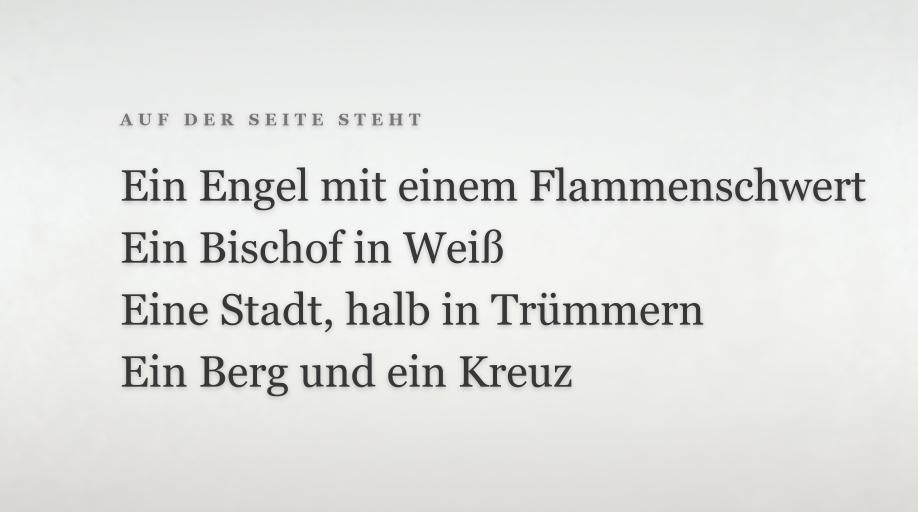
#> input picture 08_GERMAN_PRODUCTION/EP13_VATIKAN_01/03_VISUALS/CARDS/EP13_DE_CARD06_CONTAINS.png, 2752 x 1536 px, given in place of EP13_SUB06_PAPER_LAID.png, which was not available (shown at 1/3 size)
$ python build_ep13_de_cards.py
#> lines starting #> are read from the running program, lines starting #| are printed output that depends on the picture; pictures that were not available may be replaced by others from this repository, and a replacement may not be noted
#!/usr/bin/env python3
"""EP13 viewer cards.

Each card is composited onto a photographed material surface generated for this
episode, not drawn as a primitive. Typography is Georgia, which the channel
already uses for card titles, set large enough to survive a 246 px viewport.

Ink never sits at pure black and the ember accent is the only colour allowed, so
the cards belong to the same palette as the episode's two registers.
"""

from __future__ import annotations

import argparse
import math
import pathlib
import random

from PIL import Image, ImageDraw, ImageFilter, ImageFont

ROOT = pathlib.Path(__file__).resolve().parent.parent
SUB = ROOT / "tmp" / "imagegen" / "ep13_vertex_raw" / "cards"
OUT = ROOT / "tmp" / "imagegen" / "ep13_cards_de"

W, H = 2752, 1536
FONTS = pathlib.Path("C:/Windows/Fonts")
SERIF = FONTS / "georgia.ttf"
SERIF_B = FONTS / "georgiab.ttf"
SERIF_I = FONTS / "georgiai.ttf"

INK = (30, 24, 17)
INK_SOFT = (74, 63, 50)
EMBER = (180, 80, 28)
EMBER_LIT = (222, 138, 70)      # Ember auf dunklem Holz, sonst unlesbar
CREAM = (240, 234, 224)
CREAM_SOFT = (196, 184, 168)
PALE_INK = (56, 54, 54)         # dunkler als zuvor, fuer Mobilkontrast
PALE_SOFT = (118, 116, 116)


def f(path: pathlib.Path, size: int) -> ImageFont.FreeTypeFont:
    return ImageFont.truetype(str(path), size)


def tracked(draw: ImageDraw.ImageDraw, xy, text: str, font, fill, track: int = 0):
    """Draw text with manual letter tracking; returns the advance width."""
    x, y = xy
    for ch in text:
        draw.text((x, y), ch, font=font, fill=fill)
        x += draw.textlength(ch, font=font) + track
    return x - xy[0] - (track if text else 0)


# [4 lines left out: function tracked_width, not called in this run]


def ink_rule(draw: ImageDraw.ImageDraw, x0, y, x1, colour, weight=5, jitter=2.0, seed=1):
    """A slightly irregular ruled line so it reads as drawn, not as a UI divider."""
    rnd = random.Random(seed)
    steps = max(2, int((x1 - x0) / 24))
    pts = []
    for i in range(steps + 1):
        t = i / steps
        pts.append((x0 + (x1 - x0) * t, y + rnd.uniform(-jitter, jitter)))
    draw.line(pts, fill=colour, width=weight, joint="curve")


def substrate(name: str, rotate: float = 0.0) -> Image.Image:
    im = Image.open(SUB / name).convert("RGB").resize((W, H), Image.LANCZOS)
    if rotate:
        im = im.rotate(rotate, resample=Image.BICUBIC, expand=False)
    return im


def paper_shadow(layer: Image.Image) -> Image.Image:
    """Soft drop under the type so it sits on the surface instead of floating."""
    sh = layer.split()[3].filter(ImageFilter.GaussianBlur(7))
    out = Image.new("RGBA", layer.size, (0, 0, 0, 0))
    out.paste((0, 0, 0, 60), (0, 5), sh)
    return Image.alpha_composite(out, layer)


CARDS = []


def card(fn):
    CARDS.append(fn)
    return fn


@card
def card01_1944():
    base = substrate("EP13_SUB06_PAPER_LAID.png")
    lay = Image.new("RGBA", (W, H), (0, 0, 0, 0))
    d = ImageDraw.Draw(lay)
    x, y = 330, 460
    tracked(d, (x, y), "3. JANUAR 1944", f(SERIF_B, 58), INK_SOFT, track=16)
    d.text((x - 6, y + 124), "Sie schreibt den", font=f(SERIF, 186), fill=INK)
    d.text((x - 6, y + 336), "dritten Teil nieder.", font=f(SERIF, 186), fill=INK)
    ink_rule(d, x, y + 606, x + 700, INK_SOFT, weight=4, seed=4)
    return base, lay, "EP13_DE_CARD01_1944.png"


@card
def card02_1957():
    base = substrate("EP13_SUB05_ENVELOPE_BLANK.png")
    lay = Image.new("RGBA", (W, H), (0, 0, 0, 0))
    d = ImageDraw.Draw(lay)
    x, y = 1560, 170
    tracked(d, (x, y), "1957", f(SERIF_B, 68), EMBER_LIT, track=22)
    d.text((x - 6, y + 132), "Der Umschlag", font=f(SERIF, 150), fill=CREAM)
    d.text((x - 6, y + 304), "erreicht Rom.", font=f(SERIF, 150), fill=CREAM)
    d.text((x, y + 516), "Archiv des", font=f(SERIF_I, 72), fill=CREAM_SOFT)
    d.text((x, y + 616), "Heiligen Offiziums", font=f(SERIF_I, 72), fill=CREAM_SOFT)
    return base, lay, "EP13_DE_CARD02_1957.png"


@card
def card03_two_popes():
    base = substrate("EP13_SUB02_PAPER_FULL.png")
    lay = Image.new("RGBA", (W, H), (0, 0, 0, 0))
    d = ImageDraw.Draw(lay)
    x = 330
    tracked(d, (x, 320), "1959", f(SERIF_B, 158), INK, track=8)
    d.text((x + 500, 344), "Johannes XXIII. liest ihn.", font=f(SERIF, 116), fill=INK_SOFT)
    ink_rule(d, x, 566, W - 330, INK_SOFT, weight=3, jitter=2.5, seed=11)
    tracked(d, (x, 668), "1965", f(SERIF_B, 158), INK, track=8)
    d.text((x + 500, 692), "Paul VI. liest ihn.", font=f(SERIF, 116), fill=INK_SOFT)
    ink_rule(d, x, 914, W - 330, INK_SOFT, weight=3, jitter=2.5, seed=12)
    d.text((x, 1016), "Keiner veröffentlicht ihn.", font=f(SERIF_I, 132), fill=EMBER)
    return base, lay, "EP13_DE_CARD03_TWO_POPES.png"


@card
def card04_1981():
    base = substrate("EP13_SUB03_DARK_WOOD.png")
    lay = Image.new("RGBA", (W, H), (0, 0, 0, 0))
    d = ImageDraw.Draw(lay)
    x, y = 320, 430
    tracked(d, (x, y), "18. JULI 1981", f(SERIF_B, 70), EMBER_LIT, track=20)
    d.text((x - 6, y + 140), "Zwei Umschläge", font=f(SERIF, 182), fill=CREAM)
    d.text((x - 6, y + 348), "werden ihm gebracht.", font=f(SERIF, 182), fill=CREAM)
    d.text((x, y + 606), "Das portugiesische Original und eine italienische Übersetzung",
           font=f(SERIF_I, 74), fill=CREAM_SOFT)
    return base, lay, "EP13_DE_CARD04_1981.png"


# [128 lines left out: functions card05_2000, _subtraction, card06_contains, card07_never_says, card08_decision, card09_credit and 2 more, not called in this run]


def mobile_check(img: Image.Image, name: str, outdir: pathlib.Path) -> None:
    small = img.resize((246, int(246 * H / W)), Image.LANCZOS)
    small.resize((984, int(984 * H / W)), Image.NEAREST).save(
        outdir / ("MOBILE_" + name.replace(".png", ".jpg")), quality=85)


def main() -> None:
    ap = argparse.ArgumentParser()
    ap.add_argument("--outdir", default=str(OUT))
    args = ap.parse_args()
    outdir = pathlib.Path(args.outdir)
    outdir.mkdir(parents=True, exist_ok=True)
    made = []
    for fn in CARDS:
        base, lay, name = fn()
        composed = Image.alpha_composite(base.convert("RGBA"), paper_shadow(lay)).convert("RGB")
        composed.save(outdir / name)
        mobile_check(composed, name, outdir)
        made.append(name)
        print("OK  " + name, flush=True)
#> this loop made 4 passes
#| OK  EP13_DE_CARD01_1944.png
#| OK  EP13_DE_CARD02_1957.png
#| OK  EP13_DE_CARD03_TWO_POPES.png
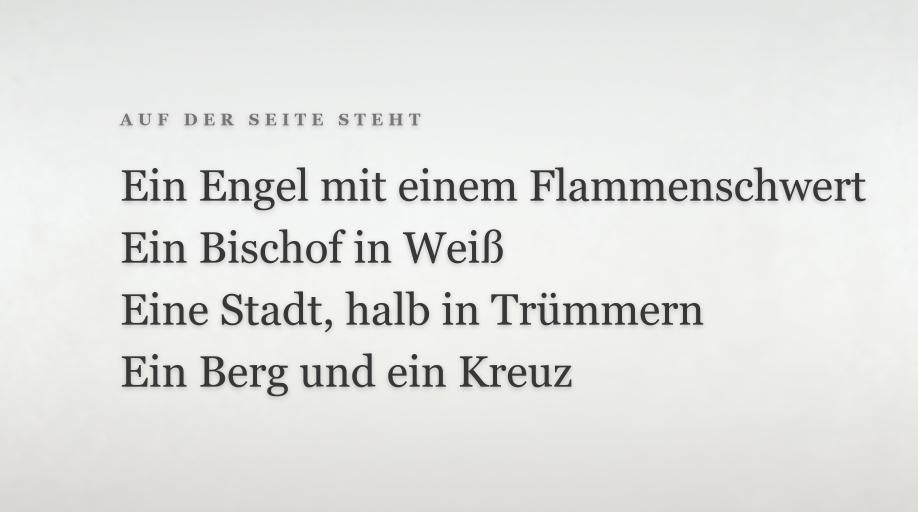
#> input picture 08_GERMAN_PRODUCTION/EP13_VATIKAN_01/03_VISUALS/CARDS/EP13_DE_CARD06_CONTAINS.png, 2752 x 1536 px, given in place of EP13_SUB06_PAPER_LAID.png, which was not available (shown at 1/3 size)
#> pass 1, in main, `base, lay, name = fn()`:
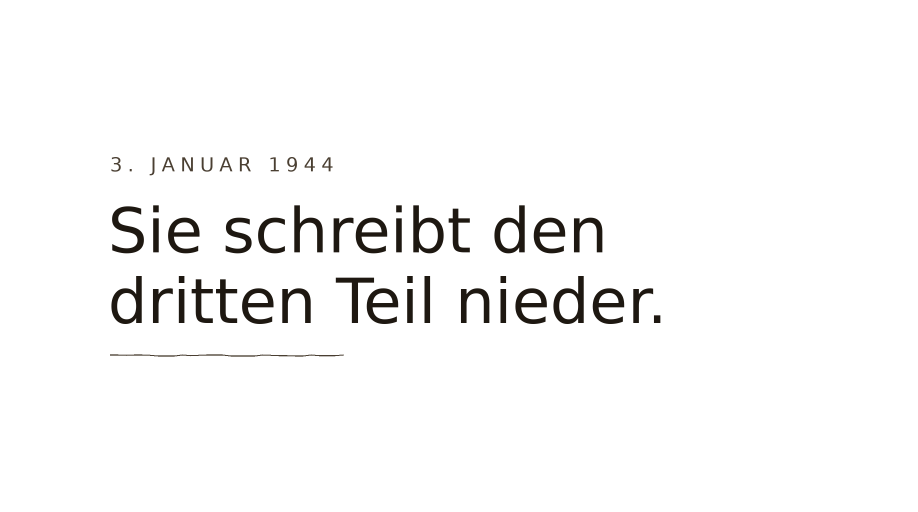
#> lay: PIL image 2752x1536 RGBA (shown at 1/3 size); mean R, G, B, A 1, 0.8, 0.6, 7.6; transparent parts drawn white
#> pass 1, in paper_shadow, `sh = layer.split()[3].filter(ImageFilter.GaussianBlur(7))`:
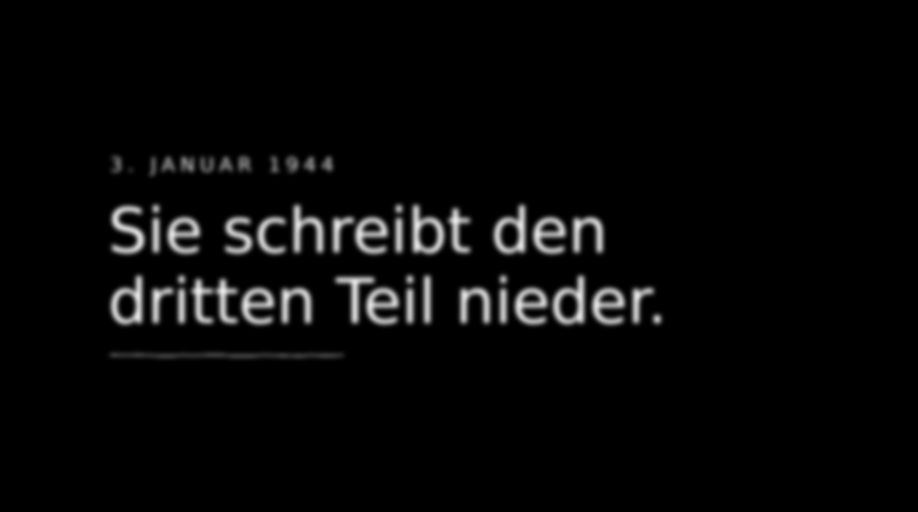
#> sh: PIL image 2752x1536 L (shown at 1/3 size); min 0, max 232, mean 7.6
#> pass 1, in main, `composed = Image.alpha_composite(base.convert("RGBA"), paper_shadow(la..`:
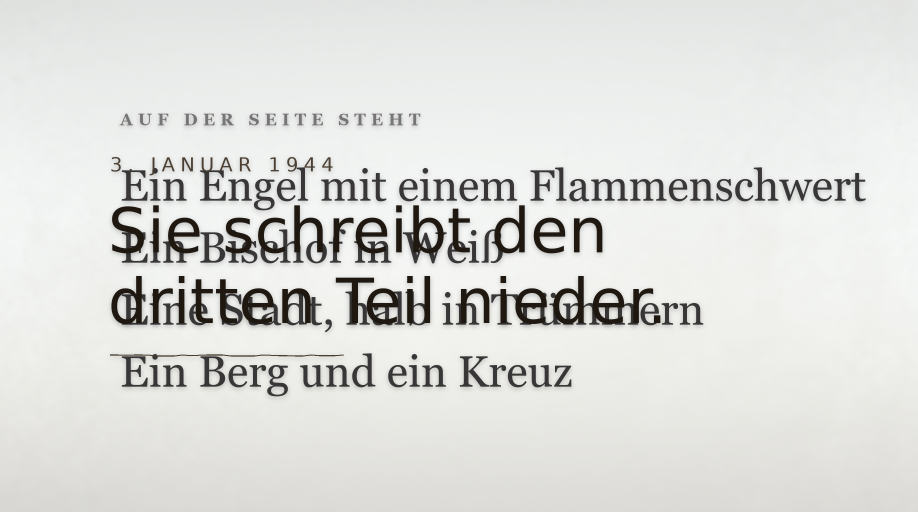
#> composed: PIL image 2752x1536 RGB (shown at 1/3 size); mean R, G, B 220.9, 221.5, 218.7
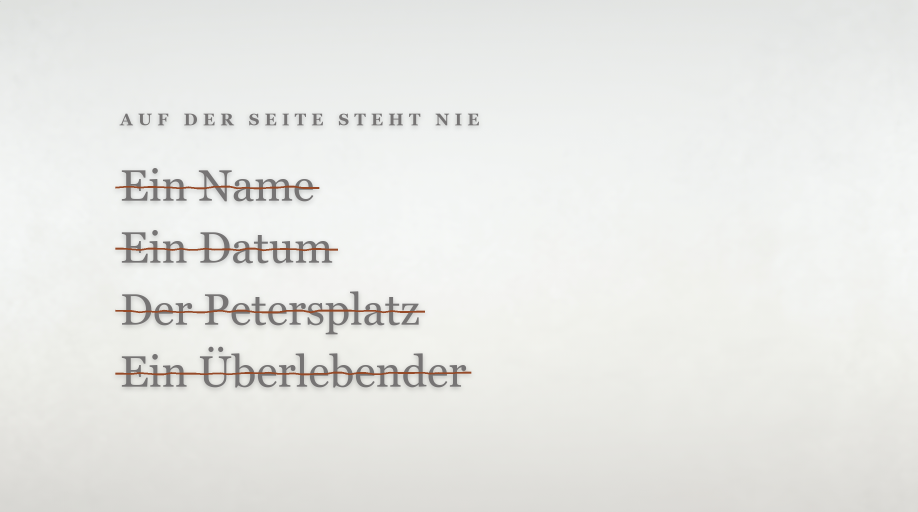
#> input picture 08_GERMAN_PRODUCTION/EP13_VATIKAN_01/03_VISUALS/CARDS/EP13_DE_CARD07_NEVER_SAYS.png, 2752 x 1536 px, given in place of EP13_SUB05_ENVELOPE_BLANK.png, which was not available (shown at 1/3 size)
#> after the loop:
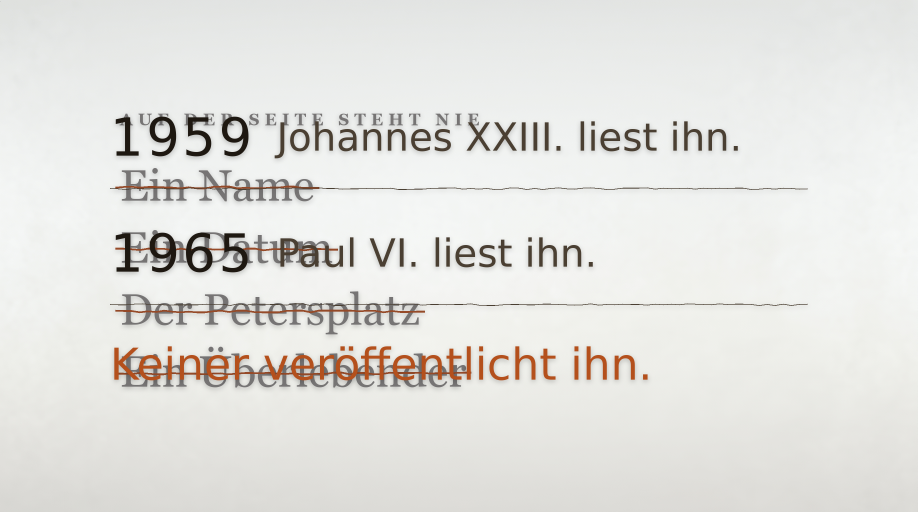
#> composed: PIL image 2752x1536 RGB (shown at 1/3 size); mean R, G, B 227.1, 226.4, 222.9
#> after the loop:
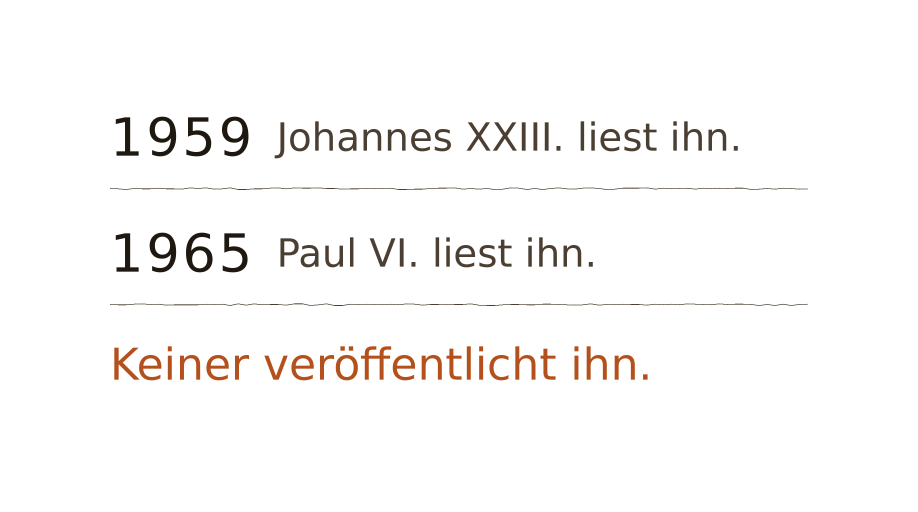
#> lay: PIL image 2752x1536 RGBA (shown at 1/3 size); mean R, G, B, A 3.3, 2, 1.2, 8; transparent parts drawn white
#> after the loop, made = ['EP13_DE_CARD01_1944.png', 'EP13_DE_CARD02_1957.png', 'EP13_DE_CARD03_TWO_POPES.png']
    print(str(len(made)) + " Karten -> " + str(outdir))


if __name__ == "__main__":
#> (the run stopped early here; a loop or call above may not have finished)
